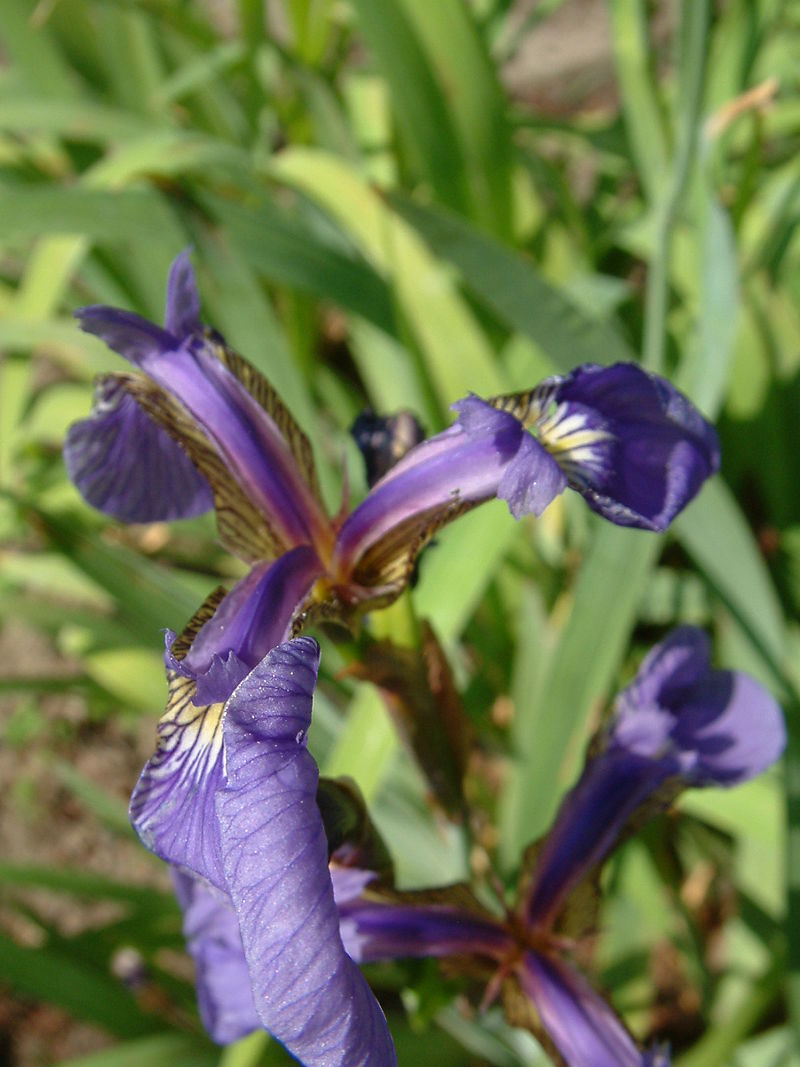
#> input picture DA05/eda/Iris_setosa.jpg, 800 x 1067 px
$ jupyter execute --allow-errors eda.ipynb   (shell and % lines are left out)
#> lines starting #> are read from the running program, lines starting #| are printed output that depends on the picture
[cell 1]
# try to mount google colab
import os
try:
  from google.colab import drive
  drive.mount('/content/drive')
  cur_dir = "/content/drive/MyDrive/ws/prj/adv_ds_2310/Lab05_Models/ex01_iris_classification/eda"
except:
  cur_dir = "."
  pass
cur_dir = os.path.abspath(cur_dir)
os.chdir(cur_dir)

print(f'cur_dir: {cur_dir} \n --> {os.path.abspath(".")}')

# Phân loại loài hoa Iris

[cell 2]
from PIL import Image
import matplotlib.pyplot as plt
image1 = Image.open("Iris_setosa.jpg"); image2 = Image.open("Iris_versicolor.jpg"); image3 = Image.open("Iris_virginica.jpg");
#> further down, image1 is the input picture: PIL image 800x1067 RGB; mean R, G, B 108.4, 116.6, 81
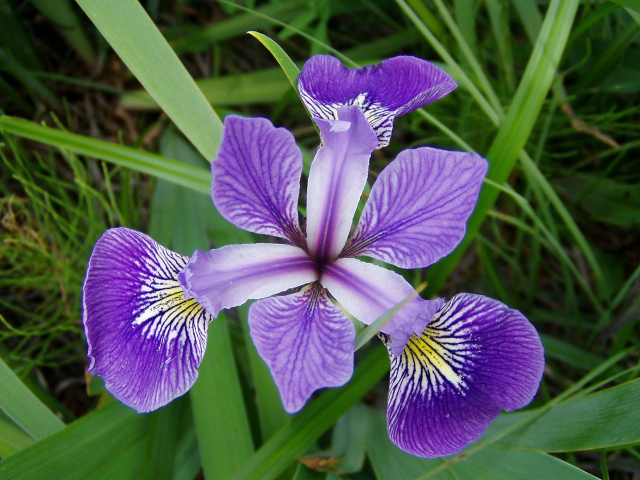
#> input picture DA05/eda/Iris_versicolor.jpg, 1280 x 960 px (shown at 1/2 size)
#> further down, image2 is the input picture: PIL image 1280x960 RGB; mean R, G, B 79, 86.9, 80.2
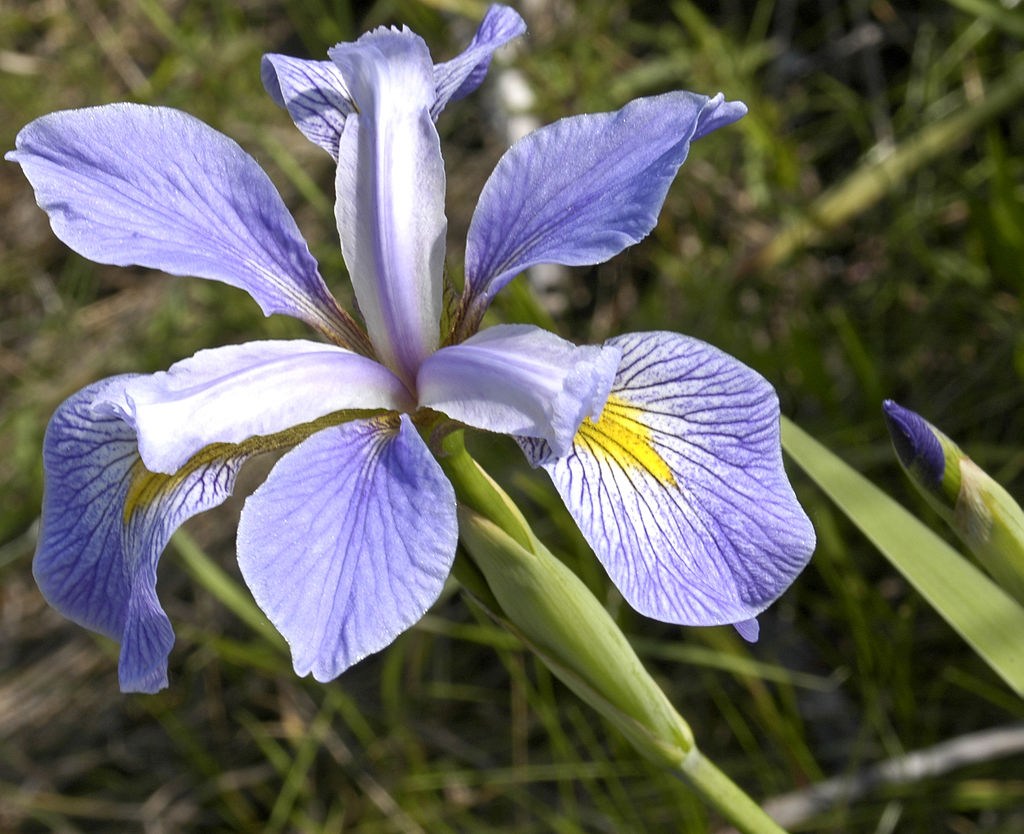
#> input picture DA05/eda/Iris_virginica.jpg, 1024 x 834 px
#> further down, image3 is the input picture: PIL image 1024x834 RGB; mean R, G, B 103.4, 103, 96.5

## 1. Định nghĩa vấn đề (Define Problem)
+ **Mô tả**:
    + Bộ dữ liệu bao gồm 50 mẫu từ mỗi loài trong số ba loài Iris (Iris setosa, Iris virginica và Iris versicolor).
    + Bốn đặc điểm được đo từ mỗi mẫu: chiều dài và chiều rộng của các lá đài(sepal) và cánh hoa (petal), tính bằng cm.
+ **Dữ liệu vào**:
    + sepal length (cm)
    + sepal width (cm)
    + petal length (cm)
    + petal width (cm)
+ **Kết quả**: class (Iris Setosa, Iris Versicolour, Iris Virginica)

[cell 3]
plt.figure(figsize=(12,12));
plt.subplot(1,3,1), plt.imshow(image1.resize((300,300))), plt.axis("off"), plt.title("Iris setosa");
plt.subplot(1,3,2), plt.imshow(image2.resize((300,300))), plt.axis("off"), plt.title("Iris versicolor");
plt.subplot(1,3,3), plt.imshow(image3.resize((300,300))), plt.axis("off"), plt.title("Iris virginica");
plt.show()
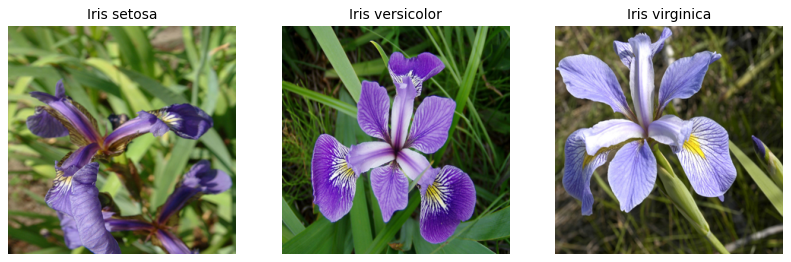
#> figure drawn by matplotlib, 3 panels

## 2. Chuẩn bị vấn đề (Prepare Problem)

### 2.1. Khai báo thư viện (Load Libraries)

[cell 4]
# Load libraries
import os, sys
from IPython import display
import numpy as np
import matplotlib.pyplot as plt
import pandas as pd
import seaborn as sns
import joblib

from sklearn.preprocessing import OneHotEncoder, LabelEncoder, OrdinalEncoder
from sklearn.preprocessing import MinMaxScaler, StandardScaler
from sklearn.model_selection import train_test_split

import warnings

# plt.rcParams["figure.figsize"] = (12, 6)
# plt.rcParams['figure.dpi'] = 100

warnings.filterwarnings("ignore")

### 2.2. Nạp dữ liệu (Load Dataset)

[cell 5]
# Load dataset
data_path  = f"../data/iris.csv"
data_names = ["sepal-length", "sepal-width", "petal-length", "petal-width", "class"]
#> (the rest of this cell did not finish here and is left out)

## 3. Phân tích khám phá dữ liệu (Exploration Analyze Data - EDA)

### 3.1. Thống kê mô tả (Descriptive Statistics) - Ungraphic Approach

#### (1) **Hiển thị một số thông tin về dữ liệu**
+ Số dòng, số cột của dữ liệu
+ Kiểu dữ liệu của từng cột
+ 5 dòng đầu và 5 dòng cuối của bảng dữ liệu
+ Thông tin chung về dữ liệu

#> (a cell that did not finish here is left out)

**Nhận xét**:
+ Dữ liệu có 4 tính chất để phân lớp: sepal-length, sepal-width, petal-length, petal-width
+ Giá trị 4 tính chất được tính cùng đơn vị đo (cm)
+ Tổng số dòng dữ liệu là 150 dòng
+ Dữ liệu để phân lớp ở cột class

#### (2) **Kiểm tra tính toàn vẹn của dữ liệu**
+ Dữ liệu có bị trùng lặp không? Hiển thị dòng bị vi phạm.
+ Dữ liệu có tồn tại giá trị Null không? Hiển thị dòng bị vi phạm.
+ Dữ liệu có tồn tại giá trị NaN không? Hiển thị dòng bị vi phạm.

[cell 7]
print("="*5, "Checking Null", "="*5)
#> (the rest of this cell did not finish here and is left out)

[cell 8]
print("="*5, "Checking NaN", "="*5)
#> (the rest of this cell did not finish here and is left out)

[cell 9]
print("="*5, "Checking Duplicated", "="*5)
#> (the rest of this cell did not finish here and is left out)

**Nhận xét**:
+ Dữ liệu có 3 dòng bị trùng là dòng ở vị trí 34, 37, 142
+ Dữ liệu không có giá trị rỗng (NaN, Null)

#### (3) **Các tính chất thống kê trên dữ liệu số**
+ Count, Mean, Standard Deviation, Minimum Value
+ 25th Percentile, 50th Percentile (Median), 75th Percentile, Maximum Value

#> (a cell that did not finish here is left out)

**Nhận xét**:
+ 4 tính chất có cùng đơn vị đo (cm) nằm trong khoảng [0, 8]

#### (4) **Tần số xuất hiện (Distribution) trên dữ liệu phân lớp (Class) và dữ liệu danh mục (Category)**

Đối với bài toán phân lớp (classification problem), chúng ta cần tính số lần xuất hiện của thuộc tính phân lớp. Điều này là cần thiết cho vấn đề mất cân bằng (highly imbalanced problems) giữa các lớp nhằm cần xử lý đặc biệt trong bước chuẩn bị dữ liệu.

#> (a cell that did not finish here is left out)

**Nhận xét**:
+ Dữ liệu cần phân loại 3 loài hoa Iris là Iris-virginica, Iris-setosa, và Iris-versicolor
+ Các lớp là cân bằng nhau và có số lượng 50

#### (5) **Mối tương quan giữa các tính chất (Correlations)**

Sự tương quan (correlation) đề cập đến mối quan hệ giữa hai biến và cách chúng có thể có hoặc không cùng nhau thay đổi.

Phương pháp phổ biến nhất để tính toán tương quan là Pearson's Correlation Coeficient, giả định có một phân phối chuẩn của các thuộc tính liên quan. Tương quan -1 hoặc 1 cho thấy mối tương quan âm hoặc dương đầy đủ tương ứng. Trong khi giá trị 0 hiển thị không tương quan ở tất cả.

$$
r = \frac{\sum_{i=1}^n{\left(x_i - \hat{x}\right)\left(y_i - \hat{y}\right)}}{\sqrt{\sum_{i=1}^n{\left(x_i - \hat{x}\right)^2}\sum_{i=1}^n{\left(y_i - \hat{y}\right)^2}}}
$$

Một số thuật toán học máy như hồi quy tuyến tính và logistic có hiệu suất kém nếu có các thuộc tính tương quan cao trong tập dữ liệu của bạn.

Như vậy, thật sự cần thiết để xem xét tất cả các mối tương quan theo cặp của các thuộc tính trong tập dữ liệu.

[cell 12]
plt.figure(figsize=(12, 6));
plt.imshow(plt.imread("corr1.png")), plt.axis("off"), plt.show();
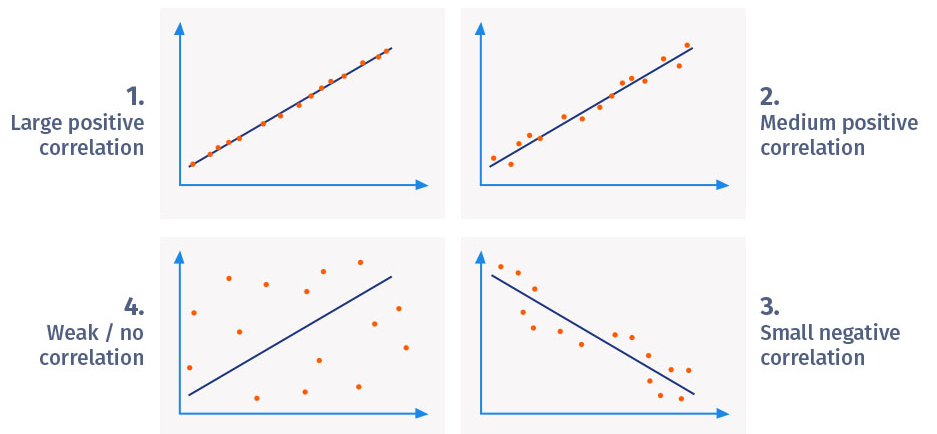
#> input picture DA05/eda/corr1.png, 937 x 434 px
plt.imshow(plt.imread("corr2.png")), plt.axis("off"), plt.show();
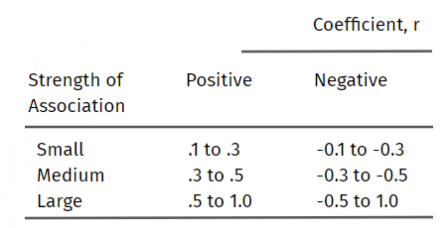
#> input picture DA05/eda/corr2.png, 445 x 228 px

#> (a cell that did not finish here is left out)

**Nhận xét**:
+ Các cặp tính chất có độ tương đồng cao:
    + (sepal-length, petal-length) = 0.872
    + (sepal-length, petal-width) = 0.818
    + (petal-length, petal-width) = 0.963

### 3.2. Hiển thị dữ liệu (Visualize Data) - Graphic Approach

#### (1) Hiển thị trên từng tính chất đơn (Univariate Plots)

##### Species (Class Label)

#> (a cell that did not finish here is left out)

#> (a cell that did not finish here is left out)

#> (a cell that did not finish here is left out)

Notices:
- Classes are balanced
- It is safe to use different classification accuracy metrics
- No pre-processing setps are required to address data imbalance (augmentation, oversampling, downsampling)

##### Box and whisker plots

+ https://www.simplypsychology.org/boxplots.html
+ So sánh các trung vị (median) tương ứng của mỗi ô hộp (box plot). Nếu đường trung vị của một ô hộp nằm bên ngoài ô của một ô hộp so sánh, thì có thể có sự khác biệt giữa hai nhóm.
+ So sánh chiều dài hộp để kiểm tra cách dữ liệu được phân tán giữa mỗi mẫu. Hộp càng dài thì dữ liệu càng phân tán. Dữ liệu càng nhỏ càng ít bị phân tán.
+ Một ngoại lệ (outlier) được định nghĩa là một điểm dữ liệu nằm bên ngoài phần rìa (whiskers) của ô hộp.
+ Kiểm tra hướng lệch của dữ liệu (cân đối, các phần tử tập trung trái, phải).
    + Median ở giữa hộp và râu (whiskers) ở hai bên như nhau thì phân bố là đối xứng.
    + Median ở gần đáy hộp hơn và nếu râu ngắn hơn ở đầu dưới của hộp, thì phân phối là lệch dương (lệch phải).
    + Median ở gần đầu hộp hơn và nếu râu ngắn hơn ở đầu trên của hộp, thì phân bố bị lệch âm (lệch trái).

[cell 17]
plt.figure(figsize=(12, 6)), plt.imshow(plt.imread("boxplots.png")), plt.axis("off"), plt.show();
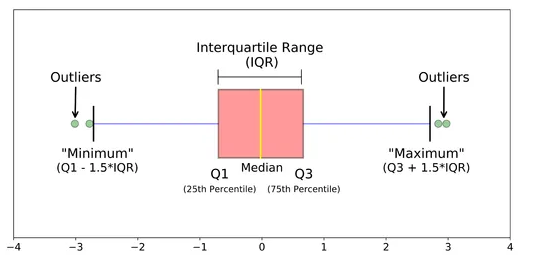
#> input picture DA05/eda/boxplots.png, 555 x 261 px
